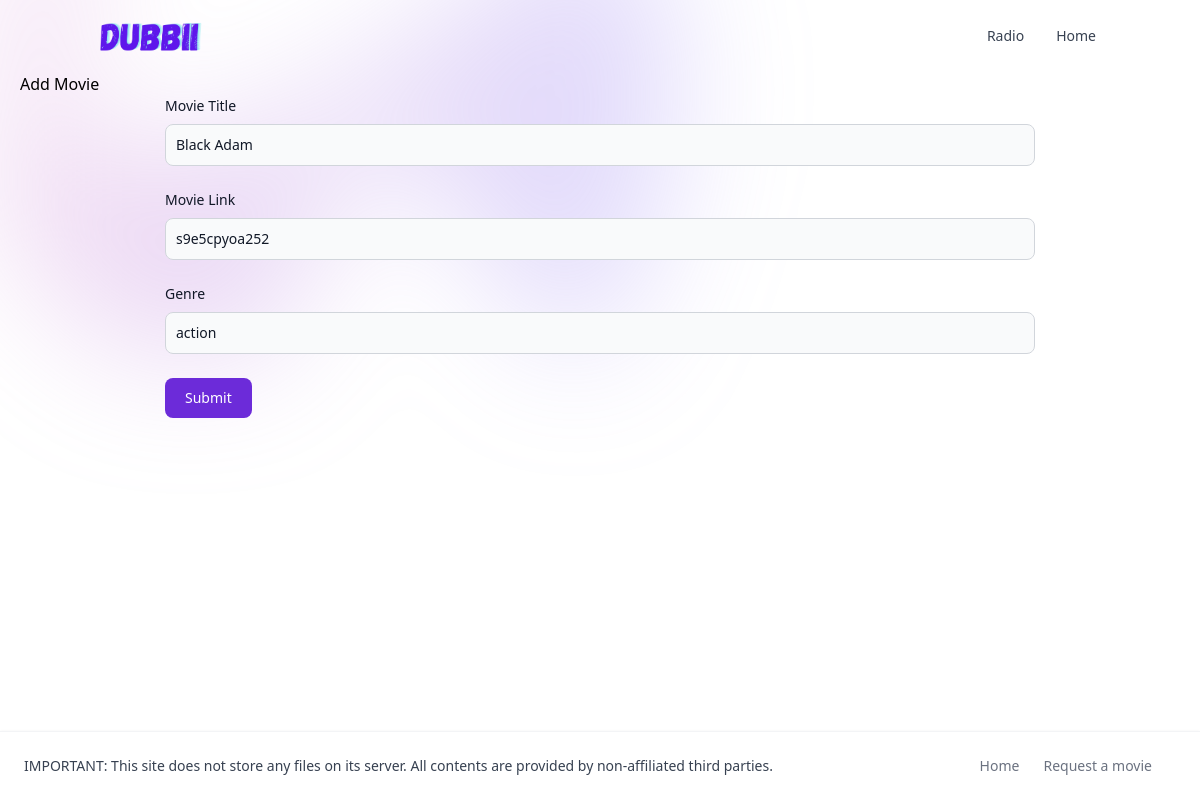
Page /movies/1/edit on the earlier database version.
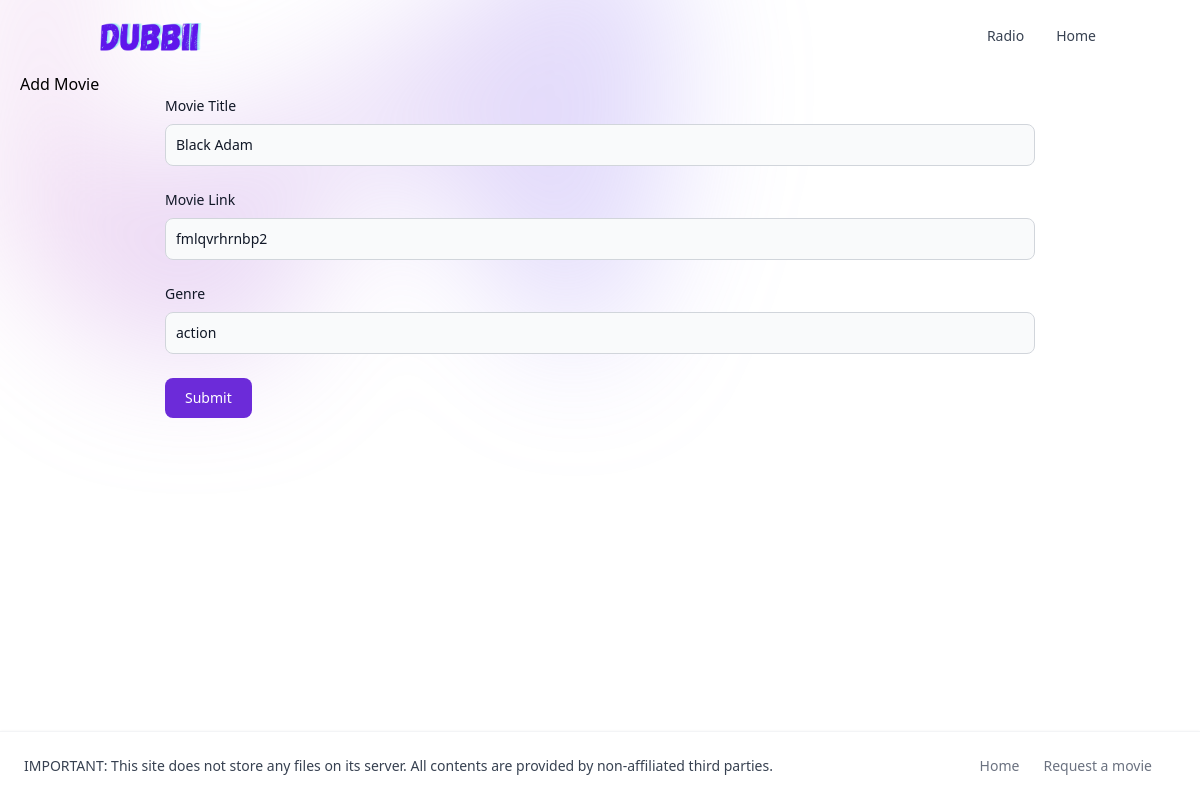
Same page on the later database version.
### tables this page shows
CREATE TABLE movies (
    id INTEGER PRIMARY KEY AUTOINCREMENT,
    created TIMESTAMP NOT NULL DEFAULT CURRENT_TIMESTAMP,
    title TEXT NOT NULL,
    link TEXT NOT NULL,
    quality TEXT NOT NULL,
    genre TEXT NOT NULL
);

### app.py (the view, shortened to what this page needs)
@app.route('/movies/<int:id>/edit', methods=['POST', 'GET'])
def edit(id):
    movie = get_movie(id)
    return render_template('edit.html', movie=movie)

### app.py (called while the page is built)
def get_db_connection():
    conn = sqlite3.connect("database.sqlite")
    conn.row_factory = sqlite3.Row
    return conn

def get_movie(movie_id):
    conn = get_db_connection()
    movie = conn.execute("SELECT * FROM movies WHERE id = ?",
                         (movie_id,)).fetchone()
    conn.close()
    if movie is None:
        abort(404)
    return movie

### templates/edit.html
{% extends 'base.html' %}
{% block content %}
<h1>{% block title %} Add Movie {% endblock %}</h1>
<form method="post" class="w-3/4 mx-auto">
  <div class="mb-6">
    <label for="title" class="block mb-2 text-sm font-medium text-gray-900 dark:text-white">Movie Title</label>
    <input type="text" id="title" name="title" value="{{ request.form['title'] or movie['title'] }}"
      class="bg-gray-50 border border-gray-300 text-gray-900 text-sm rounded-lg focus:ring-purple-500 focus:border-purple-500 block w-full p-2.5 dark:bg-gray-700 dark:border-gray-600 dark:placeholder-gray-400 dark:text-white dark:focus:ring-purple-500 dark:focus:border-purple-500"
      placeholder="Black Panther" required>
  </div>
  <div class="mb-6">
    <label for="link" class="block mb-2 text-sm font-medium text-gray-900 dark:text-white">Movie Link</label>
    <input type="text" id="link" name="link" value="{{ request.form['link'] or movie['link'] }}"
      class="bg-gray-50 border border-gray-300 text-gray-900 text-sm rounded-lg focus:ring-purple-500 focus:border-purple-500 block w-full p-2.5 dark:bg-gray-700 dark:border-gray-600 dark:placeholder-gray-400 dark:text-white dark:focus:ring-purple-500 dark:focus:border-purple-500"
      required>
  </div>
  <div class="mb-6">
    <label for="genre" class="block mb-2 text-sm font-medium text-gray-900 dark:text-white">Genre</label>
    <input type="text" id="genre" name="genre" value="{{ request.form['genre'] or movie['genre'] }}"
      class="bg-gray-50 border border-gray-300 text-gray-900 text-sm rounded-lg focus:ring-purple-500 focus:border-purple-500 block w-full p-2.5 dark:bg-gray-700 dark:border-gray-600 dark:placeholder-gray-400 dark:text-white dark:focus:ring-purple-500 dark:focus:border-purple-500"
      required>
  </div>
  <button type="submit"
    class="text-white bg-purple-700 hover:bg-purple-800 focus:ring-4 focus:outline-none focus:ring-purple-300 font-medium rounded-lg text-sm w-full sm:w-auto px-5 py-2.5 text-center dark:bg-purple-600 dark:hover:bg-purple-700 dark:focus:ring-purple-800">Submit</button>
</form>
{% endblock %}

Differences in the rows shown:
changed movies "Black Adam": link "s9e5cpyoa252" → "fmlqvrhrnbp2"
